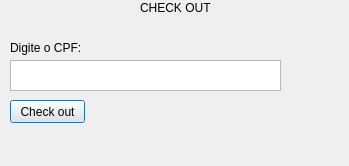
<?xml version="1.0" encoding="UTF-8"?>
<ui version="4.0">
 <class>CheckOut</class>
 <widget class="QDialog" name="CheckOut">
  <property name="geometry">
   <rect>
    <x>0</x>
    <y>0</y>
    <width>349</width>
    <height>166</height>
   </rect>
  </property>
  <property name="windowTitle">
   <string>Check Out</string>
  </property>
  <widget class="QLabel" name="label">
   <property name="geometry">
    <rect>
     <x>140</x>
     <y>0</y>
     <width>71</width>
     <height>16</height>
    </rect>
   </property>
   <property name="text">
    <string>CHECK OUT</string>
   </property>
  </widget>
  <widget class="QLabel" name="label_2">
   <property name="geometry">
    <rect>
     <x>10</x>
     <y>40</y>
     <width>101</width>
     <height>16</height>
    </rect>
   </property>
   <property name="text">
    <string>Digite o CPF:</string>
   </property>
  </widget>
  <widget class="QPlainTextEdit" name="plainTextEdit">
   <property name="geometry">
    <rect>
     <x>10</x>
     <y>60</y>
     <width>271</width>
     <height>31</height>
    </rect>
   </property>
  </widget>
  <widget class="QPushButton" name="pushButton">
   <property name="geometry">
    <rect>
     <x>10</x>
     <y>100</y>
     <width>75</width>
     <height>23</height>
    </rect>
   </property>
   <property name="text">
    <string>Check out</string>
   </property>
  </widget>
 </widget>
 <resources/>
 <connections/>
</ui>
